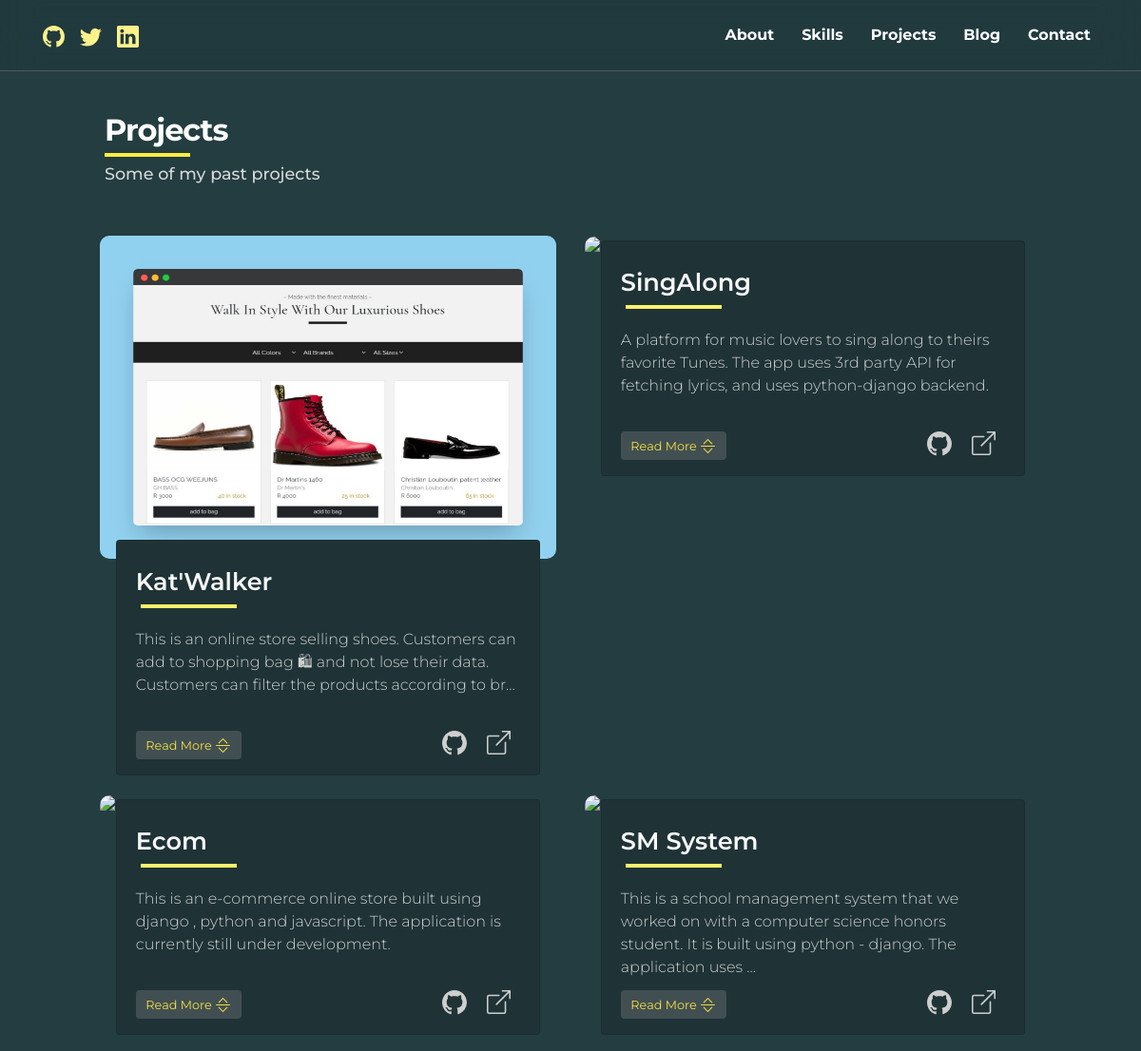
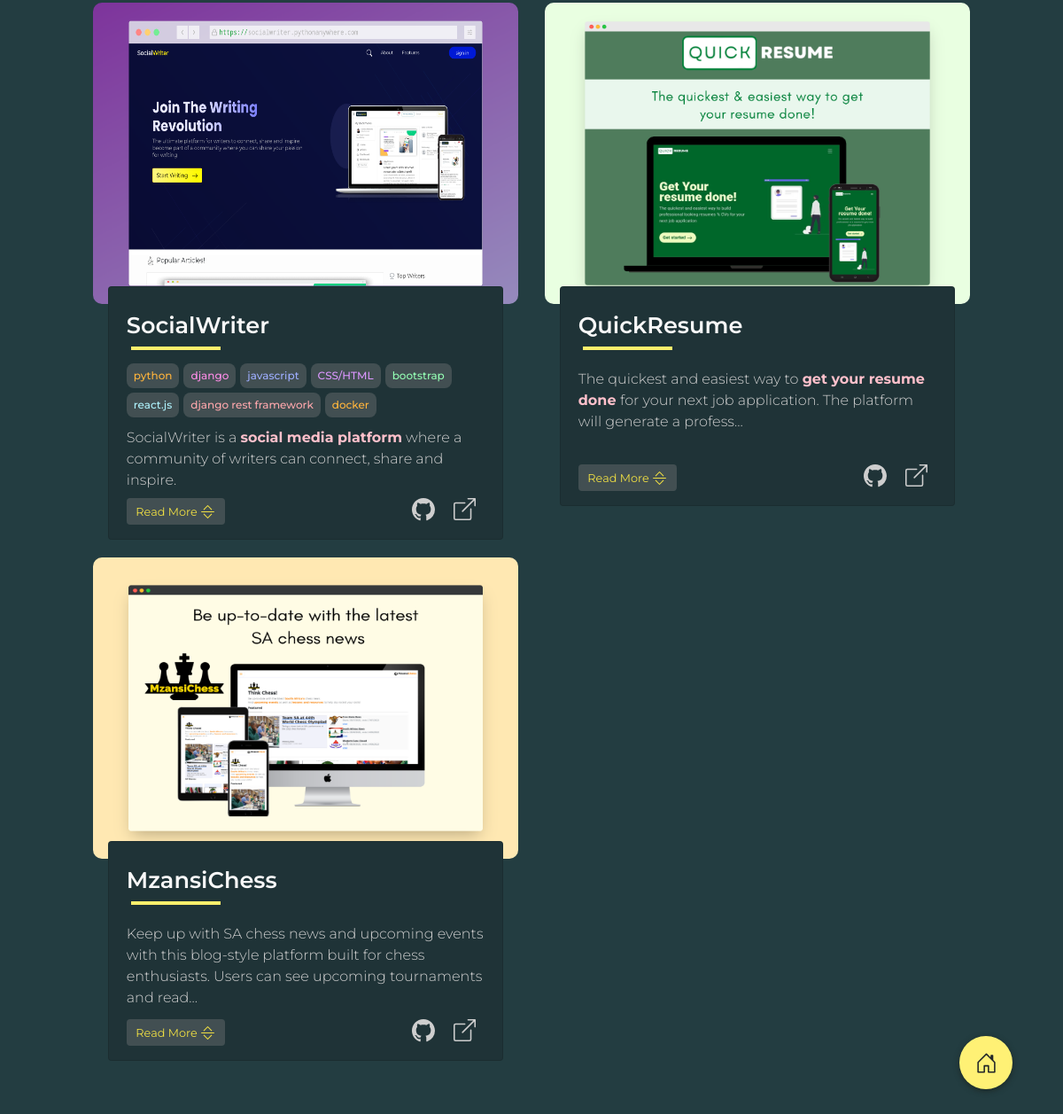
The page /projects/ on the database as committed earlier (2 pictures, top to bottom).
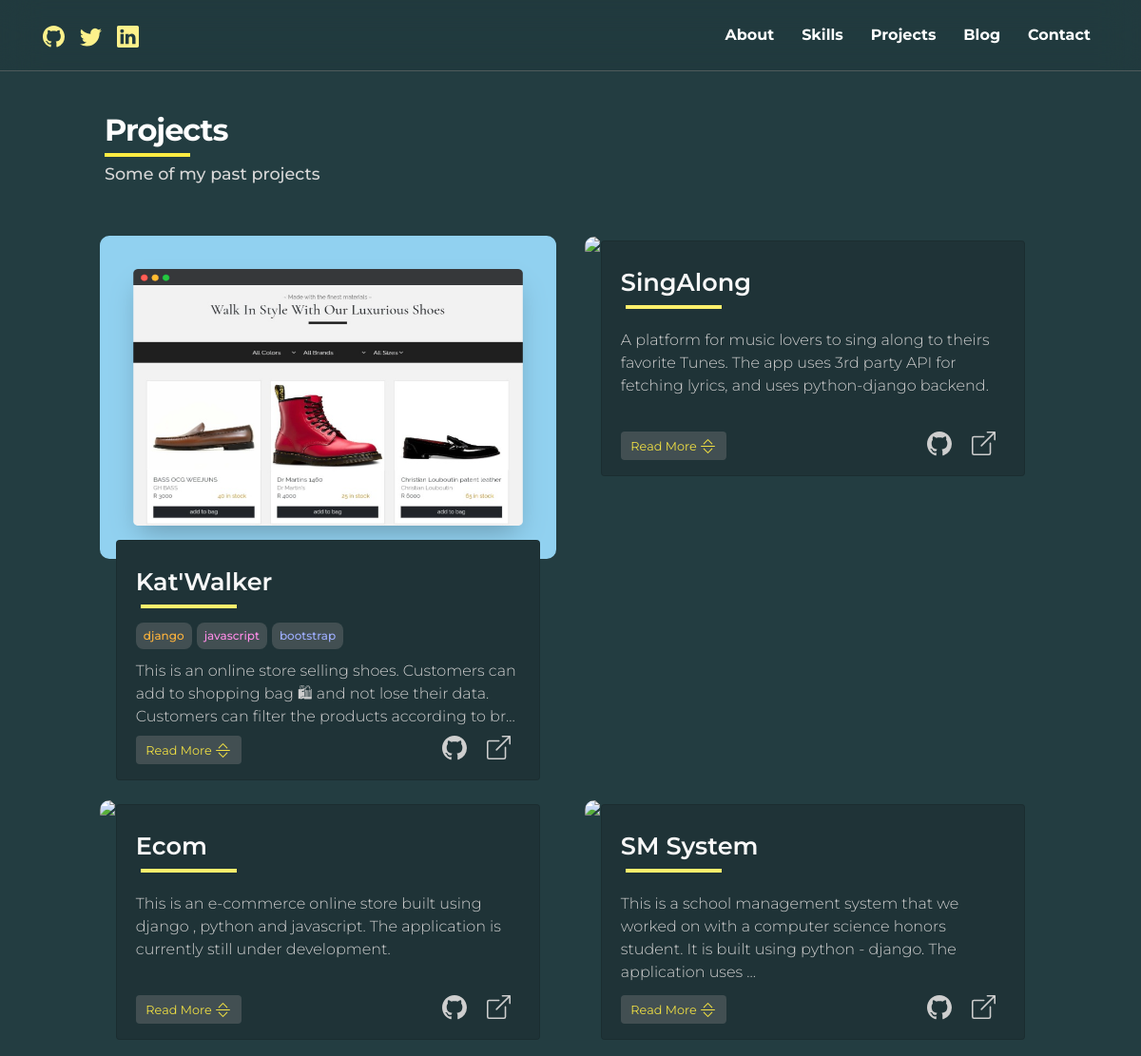
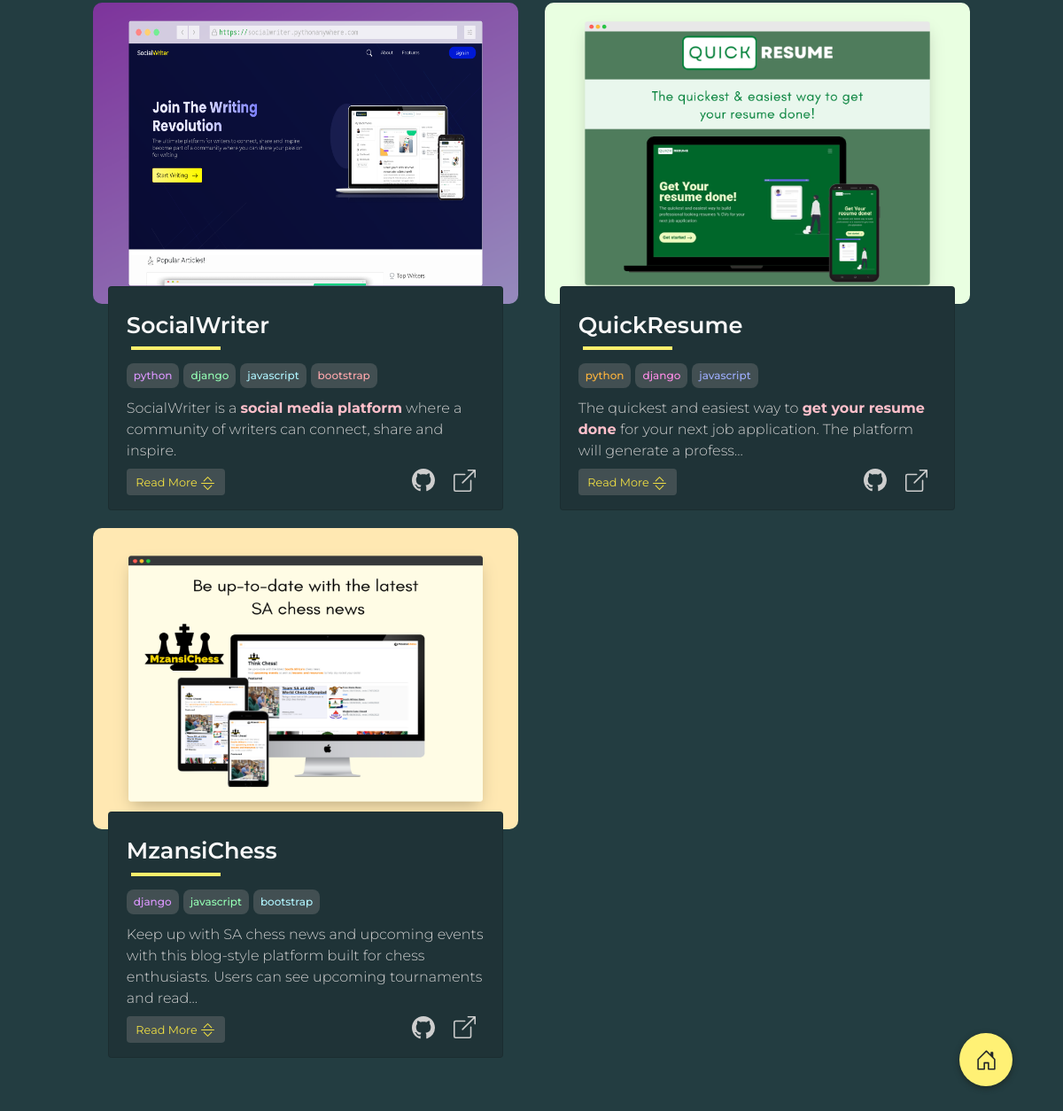
The same page on the database as committed later (2 pictures, top to bottom).
### projects_app/models.py (models this page shows, shortened)
class Project(models.Model):
    title = models.CharField(max_length=100)
    description = models.TextField()
    thumbnail = models.ImageField(upload_to="project")
    tags = models.ManyToManyField(ProjectTag, null=True, blank=True)
    github = models.URLField(null=True , blank=True)
    live = models.URLField(null=True, blank=True)
    featured = models.BooleanField(default=False)
    demoUsername = models.CharField(max_length=250, null= True, blank= True )
    demoPassword = models.CharField(max_length=250, null= True, blank= True)
    ordering = models.IntegerField( unique = True , null= True , blank = True   )
    date_added = models.DateTimeField(auto_now_add=True, blank=True,null=True)

class ProjectTag(models.Model):
    name = models.CharField(max_length=250)

### projects_app/views.py (the view)
# urls.py: path('',views.all_projects,name="all_projects"),  # display all projects
def all_projects(request):
    projects = Project.objects.all().order_by("date_added")[::-1]
    context = {"projects":projects}
    return render(request,"projects_app/projects_list.html" ,context)

### projects_app/templates/projects_app/projects_list.html (shortened to what the changed rows need)
{% extends 'main_app/base.html' %}
{% load static %}
{% block content %}
<section class="project py-5" id="project">
    <div class="container-fluid project-container">
        <div>
            <h2 id="sections" style="margin-left: 5px; color: white; margin-top: 0cm; margin-bottom: 0cm">Projects</h2>
            <br /><br />
            <div class="row">
              {% for project in projects %}
              <div class="col-md-6">
                <div class="img-wrapper">
                  <img style="border-radius: 10px ;" src="{{project.thumbnail.url}}" class="img-fluid" alt="project image | cape town freelancer">
                </div>
                <div class="justify-content-center d-flex" style="position: relative;top: -20px;">
                  <div class="card"
                    style="width:93% !important; background-color: #1f3337 ; border-radius: 4px;">
                    <div style="min-height: 200px;overflow: hidden;"><br>
                      <a style="color:rgb(248, 248, 248);margin-left: 20px;margin-right: 20px;font-size: 1.6rem;font-weight: 600;"
                        href="{{project.live}}">
                        {{project.title}}
                      </a>
                      <div style="width:25%;overflow:hidden;margin-left: 20px;margin-bottom: 10px ; ">
                        <hr style="color: #ffef64 ;border: 2px #fff06c solid ; opacity: 1;margin:5px ">
                      </div>
                      <div class="d-flex tags" style="margin-left: 20px;margin-bottom: 6px; flex-wrap: wrap; ">
                        {% for tag in project.tags.all %}
                        <div style="margin:0" >
                          <div  style="background-color: #8b8b8b53 ; border-radius: 8px;margin-right: 5px;">
                            <p class="d-flex justify-content-center" style="margin-bottom: 5px;padding:5px 8px;font-size: 0.75rem; color: {% cycle '#ffb43c' '#ff8de8' '#9eaeff' '#dc97ff' '#94ffb4' '#b0f5ff' '#ffa8ad' %};">{{tag.name}}</p>
                          </div>
                        </div>
                      {% endfor %}
                    </div>
                      <p id="less-description{{project.id}}"
                        style="margin-left: 20px;margin-right: 20px;margin-bottom: 8px;color:rgb(206, 206, 206); font-size: 1rem;"
                        class="lead">
                        {{project.description|safe|truncatechars:"150"}}
                      </p>
                    </div>
                    <div class="d-flex" style="margin-top: 0cm;width: 100% !important;">
                      <button
                        id="more_btn{{project.id}}"
                        onclick="myFunction('{{project.id}}')"
                        style="margin-left: 20px;margin-bottom: 8px;width:152px;height: 30px; border-width: 1px !important; background-color: #8b8b8b53;border: none;color: #ffec42ec;"
                        class="btn-outline-warning expand_btn rounded">
                        <small> Read More </small>
                      </button>
                      <div class="d-flex justify-content-end" style="width: 100% !important; padding-bottom: 20px;">
                        <div class="col-1">
                          <div class="rounded-circle" style="background-color: #3c45ff17;">
                            <a style="color:#cecece" href="{{project.github}}">
                              <div type="button" data-bs-toggle="tooltip" data-bs-placement="top" data-bs-html="true"
                                title="View Code on <b>Github</b>">
                              </div>
                            </a>
                          </div>
                        </div>
                        <div class="col-1" style="margin-right:40px">
                          <div class="rounded-circle" style="background-color: rgba(186, 251, 182, 0.15);">
                            <a style="color: #cecece;font-weight:700;text-decoration: none;" href="{{project.live}}">
                              <div type="button" data-bs-toggle="tooltip" data-bs-placement="top" data-bs-html="true"
                                title="View Live Website ">
                              </div>
                            </a>
                          </div>
                        </div>
                      </div>
                    </div>
                  </div>
                </div>
              </div>
              {% endfor %}
            </div>
        </div>
    </div>
</section>
{% endblock content %}

Rows that differ between the two databases and show on the page:
changed Project "Kat'Walker": gains ProjectTag (name "django"); gains ProjectTag (name "javascript"); gains ProjectTag (name "bootstrap")
changed Project "SocialWriter": loses ProjectTag (name "CSS/HTML"); loses ProjectTag (name "react.js"); loses ProjectTag (name "django rest framework"); loses ProjectTag (name "docker")
changed Project "QuickResume": gains ProjectTag (name "python"); gains ProjectTag (name "django"); gains ProjectTag (name "javascript")
changed Project "MzansiChess": gains ProjectTag (name "django"); gains ProjectTag (name "javascript"); gains ProjectTag (name "bootstrap")
